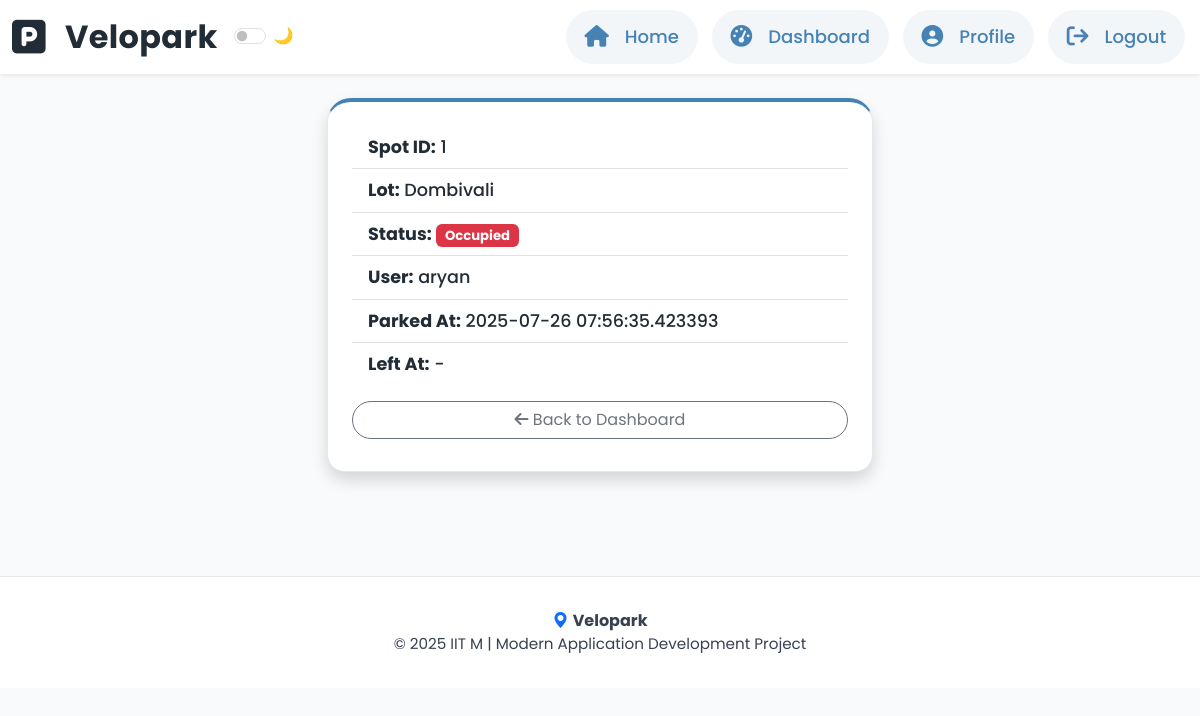
The app's page /admin/parking_spot/view/1 (signed in) with its own data.
### models/parking_lot.py (models this page shows, shortened)
class ParkingLot(db.Model):
    __tablename__ = 'parking_lots'
    id = db.Column(db.Integer, primary_key=True)
    name = db.Column(db.String(100), nullable=False)
    price = db.Column(db.Float, nullable=False)  # Price per unit time
    address = db.Column(db.String(200), nullable=False)
    pincode = db.Column(db.String(10), nullable=False)
    max_spots = db.Column(db.Integer, nullable=False)
    created_at = db.Column(db.DateTime, default=datetime.utcnow)
    parking_spots = db.relationship('ParkingSpot', backref='parking_lot', lazy=True, cascade='all, delete-orphan')

### models/user.py (models this page shows, shortened)
class User(db.Model):
    __tablename__ = 'users'
    id = db.Column(db.Integer, primary_key=True)
    username = db.Column(db.String(80), unique=True, nullable=False)
    password_hash = db.Column(db.String(255), nullable=False)
    role = db.Column(db.String(20), default='user')  # 'admin' or 'user'
    created_at = db.Column(db.DateTime, default=datetime.utcnow)
    reservations = db.relationship('Reservation', backref='user', lazy=True)
    def is_admin(self):
        return self.role == 'admin'

### models/reservation.py (models this page shows, shortened)
class Reservation(db.Model):
    __tablename__ = 'reservations'
    id = db.Column(db.Integer, primary_key=True)
    spot_id = db.Column(db.Integer, db.ForeignKey('parking_spots.id', ondelete='CASCADE'), nullable=False)
    user_id = db.Column(db.Integer, db.ForeignKey('users.id'), nullable=False)
    parking_timestamp = db.Column(db.DateTime, nullable=False)
    leaving_timestamp = db.Column(db.DateTime, nullable=True)
    cost = db.Column(db.Float, nullable=True)  # Calculated when leaving
    created_at = db.Column(db.DateTime, default=datetime.utcnow)

### controllers/admin.py (the view)
@admin.route('/parking_spot/view/<int:spot_id>')
@admin_required
def view_parking_spot(spot_id):
    spot = ParkingSpot.query.get_or_404(spot_id)
    current_reservation = None
    if spot.is_occupied():
        current_reservation = spot.get_current_reservation()
    spot_data = {
        'id': spot.id,
        'lot_name': spot.parking_lot.name,
        'status': 'Occupied' if spot.is_occupied() else 'Available',
        'user': current_reservation.user.username if current_reservation else None,
        'parking_timestamp': current_reservation.parking_timestamp if current_reservation else None,
        'leaving_timestamp': current_reservation.leaving_timestamp if current_reservation else None
    }
    return render_template('parking_spot_detail.html', spot=spot_data)

### controllers/auth.py (called while the page is built)
def admin_required(f):
    @wraps(f)
    def decorated_function(*args, **kwargs):
        if 'user_id' not in session:
            return redirect(url_for('auth.login'))
        user = User.query.get(session['user_id'])
        if not user or not user.is_admin():
            flash('Access denied. Admin privileges required.', 'error')
            return redirect(url_for('auth.login'))
        return f(*args, **kwargs)
    return decorated_function

### models/parking_spot.py (called while the page is built)
    def is_occupied(self):
        return self.status == 'O'

    def get_current_reservation(self):
        from models.reservation import Reservation
        return Reservation.query.filter_by(
            spot_id=self.id,
            leaving_timestamp=None
        ).first()

### templates/parking_spot_detail.html (shortened to what this page needs)
{% extends 'base.html' %}
{% block content %}
<div class="row justify-content-center">
    <div class="col-md-8 col-lg-6">
        <div class="card card-accent shadow">
            <div class="card-body p-4">
                <ul class="list-group list-group-flush mb-3">
                    <li class="list-group-item bg-transparent"><strong>Spot ID:</strong> {{ spot.id }}</li>
                    <li class="list-group-item bg-transparent"><strong>Lot:</strong> {{ spot.lot_name }}</li>
                    <li class="list-group-item bg-transparent"><strong>Status:</strong> <span class="badge {% if spot.status == 'Occupied' %}bg-danger{% else %}bg-success{% endif %}">{{ spot.status }}</span></li>
                    <li class="list-group-item bg-transparent"><strong>User:</strong> {{ spot.user or '-' }}</li>
                    <li class="list-group-item bg-transparent"><strong>Parked At:</strong> {{ spot.parking_timestamp or '-' }}</li>
                    <li class="list-group-item bg-transparent"><strong>Left At:</strong> {{ spot.leaving_timestamp or '-' }}</li>
                </ul>
                <div class="d-grid gap-2">
                    <a href="/admin/dashboard" class="btn btn-outline-secondary rounded-pill"><i class="fa-solid fa-arrow-left"></i> Back to Dashboard</a>
                </div>
            </div>
        </div>
    </div>
</div>
{% endblock %}

### static/css/style.css (style rules this page uses)
html { font-size: 16px; }
body { min-height: 100vh; background: var(--bg-main, #F9FAFB); color: var(--text-main, #222C36); font-family: 'Poppins', Arial, Helvetica, sans-serif; overflow-x: hidden; position: relative; transition: background 0.3s, color 0.3s; }
:root { --bg-main: #F9FAFB; --bg-card: #fff; --text-main: #222C36; --text-secondary: #374151; --text-muted: #6B7280; --accent: #4682B4; --accent-teal: #4C9A9A; --accent-yellow: #fbbf24; --border: #E5E7EB; --footer-bg: #fff; --footer-text: #374151; --navbar-bg: #fff; --navbar-link-bg: #F3F6F9; --navbar-link-color: #4682B4; --navbar-link-active-bg: #4682B4; --navbar-link-active-color: #fff; --table-header-bg: #F3F6F9; --table-row-odd: #F9FAFB; --table-row-even: #fff; }
.card, .modal-content { background: var(--bg-card) !important; border-radius: 1.5rem; border: 1.5px solid var(--border); box-shadow: 0 4px 24px 0 var(--border)55; margin-bottom: 2rem; padding-bottom: 0.5rem; position: relative; font-family: 'Poppins', Arial, Helvetica, sans-serif; transition: background 0.3s, color 0.3s, border 0.3s, box-shadow 0.3s; }
.card-accent { border-top: 4px solid var(--accent); border-radius: 1.5rem 1.5rem 1.1rem 1.1rem; }
.btn, .form-control, .form-select, .table, .table th, .table td { font-family: 'Poppins', Arial, Helvetica, sans-serif; }
.list-group-item { color: var(--text-main) !important; background: transparent; font-size: 1.1em; font-weight: 500; font-family: 'Poppins', Arial, Helvetica, sans-serif; }
.card { background: var(--bg-card) !important; box-shadow: 0 4px 24px 0 var(--border)55; }

### records on screen
ParkingLot: lot_name "Dombivali"
User: username "aryan"
Reservation: parking_timestamp "2025-07-26 07:56:35.423393"

### other values on screen
{{ spot.id }} "1"
{{ spot.status }} "Occupied"
{{ spot.leaving_timestamp or '-' }} "-"
{{ year or 2025 }} "2025"
